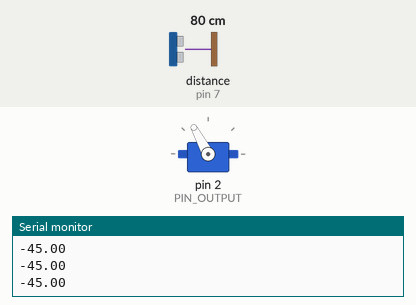
This sketch was run on a simulated Arduino Uno, built with avr-gcc and run on an emulated ATmega328P. On the bench: servo, the last lines printed to the serial monitor. Inputs (shaded band) come from the test bench; at power-on: distance to the obstacle (sensor on pin 7) 80 cm. The echo pulse lasts 58.3 µs per cm.

Above: at 1.2 s.
1.3 s: distance to the obstacle (sensor on pin 7) set to 2 cm
At 2.8 s:
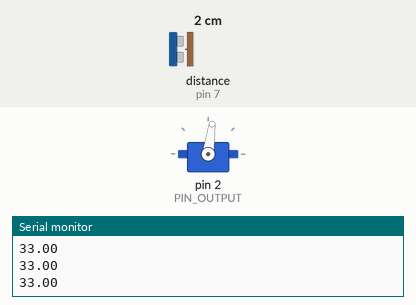
4.3 s: distance to the obstacle (sensor on pin 7) set to 18 cm
At 6.1 s:
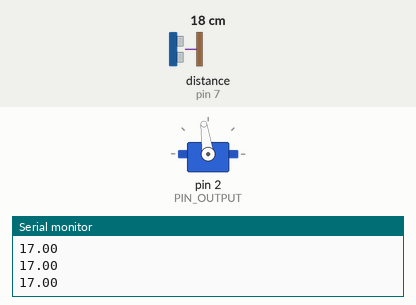
7.3 s: distance to the obstacle (sensor on pin 7) set to 4 cm
At 7.55 s:
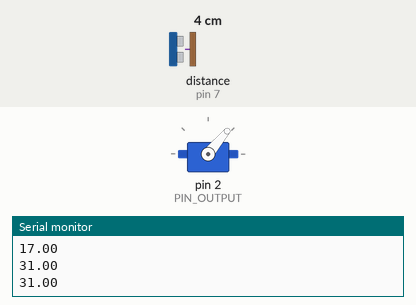
9.1 s: distance to the obstacle (sensor on pin 7) set to 35 cm
At 10.2 s:
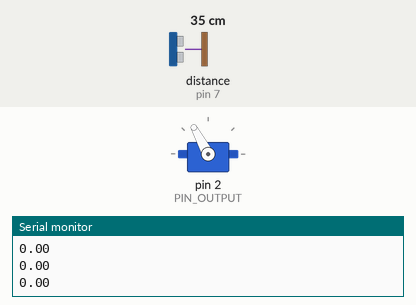
10.7 s: distance to the obstacle (sensor on pin 7) set to 9 cm
At 10.93 s:
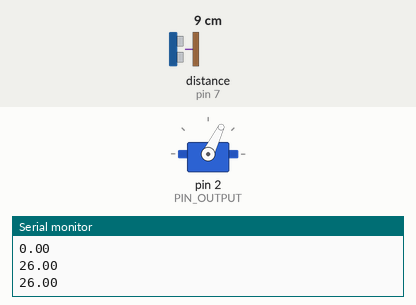
Timing chart, 0 to 13.4 s (numbered marks = the images above; inputs shaded):
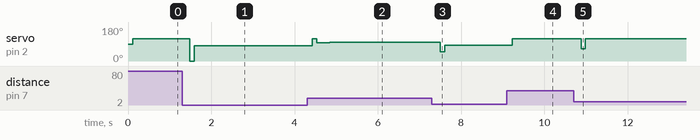

The sketch:

embercoy.ino
```cpp
/********************
 * PID Adaptive Tuning Example
 * One of the benefits of the PID library is that you can
 * change the tuning parameters at any time.  this can be
 * helpful if we want the controller to be agressive at some
 * times, and conservative at others.   in the example below
 * we set the controller to use Conservative Tuning Parameters
 * when we're near setpoint and more agressive Tuning
 * Parameters when we're farther away.
 ********************/

#include <PID_v1_bc.h> // https://github.com/drf5n/Arduino-PID-Library
#include <EasyUltrasonic.h>
#include <Servo.h>

#define TRIGPIN 8 // Digital pin connected to the trig pin of the ultrasonic sensor
#define ECHOPIN 7
#define PIN_OUTPUT 2

// define tinggi ember
double tinggi_ember = 35;

//Define Variables we'll be connecting to
double Setpoint, Input, Output;

//Define the aggressive and conservative Tuning Parameters
double aggKp=10, aggKi=1, aggKd=1;
double consKp=1, consKi=0.05, consKd=0.25;
EasyUltrasonic ultrasonic;
Servo myservo;
int pos = 90;
//Specify the links and initial tuning parameters
PID myPID(&Input, &Output, &Setpoint, consKp, consKi, consKd, DIRECT);

void setup()
{
  Serial.begin(9600);
  myservo.attach(PIN_OUTPUT);
  ultrasonic.attach(TRIGPIN, ECHOPIN);
  //initialize the variables we're linked to
  Input =  ultrasonic.getDistanceCM();
  Setpoint = 25;
  //turn the PID on
  myPID.SetMode(AUTOMATIC);
}

void loop()
{
  Input =  ultrasonic.getDistanceCM();
  Input = tinggi_ember-Input;
  Serial.println(Input);
  delay(100);
  double gap = abs(Setpoint-Input); //distance away from setpoint
  if (gap < 10)
  {  //we're close to setpoint, use conservative tuning parameters
    myPID.SetTunings(consKp, consKi, consKd);
  }
  else
  {
     //we're far from setpoint, use aggressive tuning parameters
     myPID.SetTunings(aggKp, aggKi, aggKd);
  }

  myPID.Compute();

  int iku = Output;
  if(iku >= 118){
    iku = 118;
  }
  //Serial.println(iku);
  myservo.write(iku);
  Serial.println();
}
```

Measured:
- after the input at 1.3 s, servo on pin 2 (PIN_OUTPUT): 118° → 0° after 0.19 s, → 82° 0.10 s later, → 81° 2.3 s later
- after the input at 4.3 s, servo on pin 2 (PIN_OUTPUT): 81° → 118° after 0.13 s, → 97° 0.10 s later, → 98° 0.31 s later, → 99° 2.5 s later
- after the input at 7.3 s, servo on pin 2 (PIN_OUTPUT): 99° → 50° after 0.20 s, → 84° 0.10 s later
- after the input at 9.1 s, servo on pin 2 (PIN_OUTPUT): 84° → 118° after 0.13 s
- after the input at 10.7 s, servo on pin 2 (PIN_OUTPUT): 118° → 64° after 0.18 s, → 118° 0.10 s later
